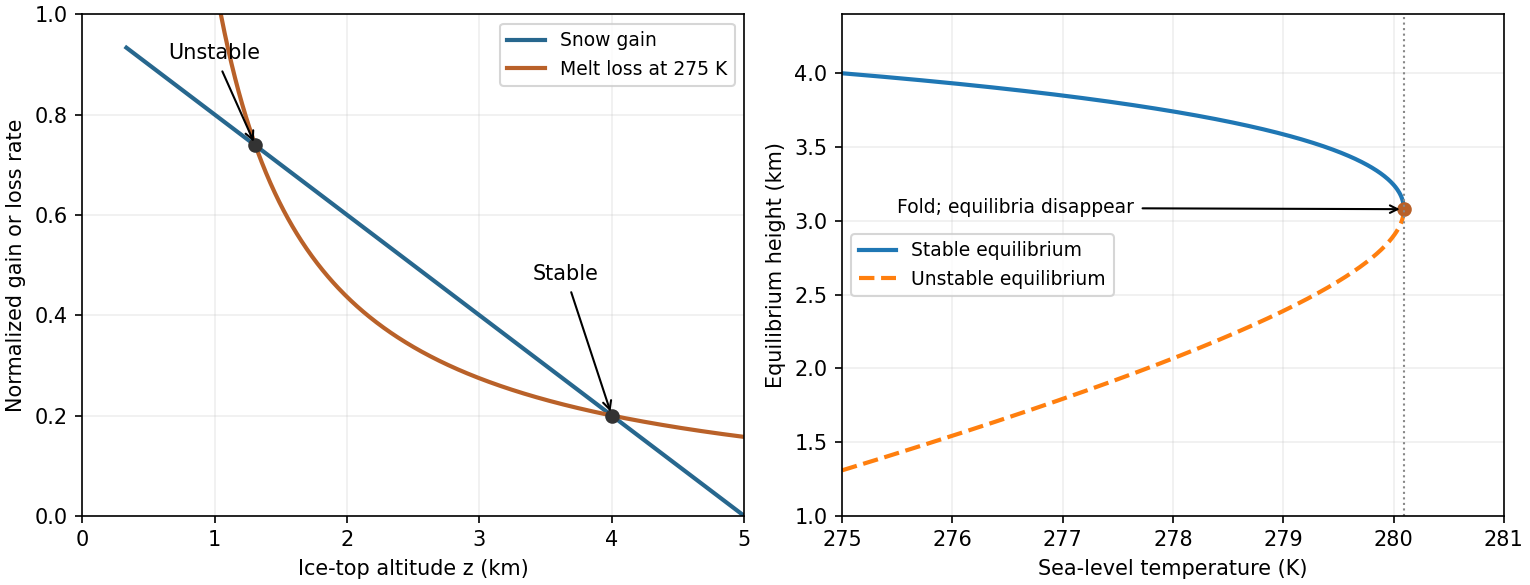

Reproduce this figure in Python.
"""Original plots of the supplied idealized ice model; Celsius reciprocal law.
Python 3.14, numpy 2.3.5, matplotlib 3.10.7. Writes only CWD basename PNG.
"""
import numpy as np
import matplotlib
matplotlib.use('Agg')
import matplotlib.pyplot as plt
alpha=4.43;beta=.2;Gamma=6;s=275-273.15
crit=Gamma/beta-2*np.sqrt(alpha*Gamma/beta)
fig,axs=plt.subplots(1,2,figsize=(10.2,3.9),layout='constrained',facecolor='white')
z=np.linspace(s/Gamma+.025,5,700);gain=1-beta*z;loss=alpha/(Gamma*z-s)
a=axs[0];a.plot(z,gain,label='Snow gain',lw=2,color='#27678e');a.plot(z,loss,label='Melt loss at 275 K',lw=2,color='#b96129')
roots=np.roots([-beta*Gamma,Gamma+beta*s,-s-alpha]);a.plot(roots,1-beta*roots,'o',color='#333333');a.annotate('Unstable',xy=(roots.min(),1-beta*roots.min()),xytext=(.65,.91),arrowprops=dict(arrowstyle='->'));a.annotate('Stable',xy=(4,.2),xytext=(3.4,.47),arrowprops=dict(arrowstyle='->'))
a.set(xlabel='Ice-top altitude z (km)',ylabel='Normalized gain or loss rate',xlim=(0,5),ylim=(0,1));a.legend(loc='upper right',fontsize=9);a.grid(alpha=.2)
b=axs[1];sea=np.linspace(s,crit,600);disc=(Gamma-beta*sea)**2-4*alpha*beta*Gamma;disc=np.maximum(disc,0);high=(Gamma+beta*sea+np.sqrt(disc))/(2*beta*Gamma);low=(Gamma+beta*sea-np.sqrt(disc))/(2*beta*Gamma)
b.plot(sea+273.15,high,label='Stable equilibrium',lw=2);b.plot(sea+273.15,low,'--',label='Unstable equilibrium',lw=2);fold=(Gamma+beta*crit)/(2*beta*Gamma);b.plot([crit+273.15],[fold],'o',color='#b96129');b.axvline(crit+273.15,color='#888888',lw=1,ls=':');b.annotate('Fold; equilibria disappear',xy=(crit+273.15,fold),xytext=(275.5,3.05),arrowprops=dict(arrowstyle='->'),fontsize=9)
b.set(xlabel='Sea-level temperature (K)',ylabel='Equilibrium height (km)',xlim=(275,281),ylim=(1,4.4));b.legend(fontsize=9);b.grid(alpha=.2)
fig.savefig('2012-s25-ice-cap-equilibria.png',dpi=150,facecolor='white',metadata={'Software':'Matplotlib'})
